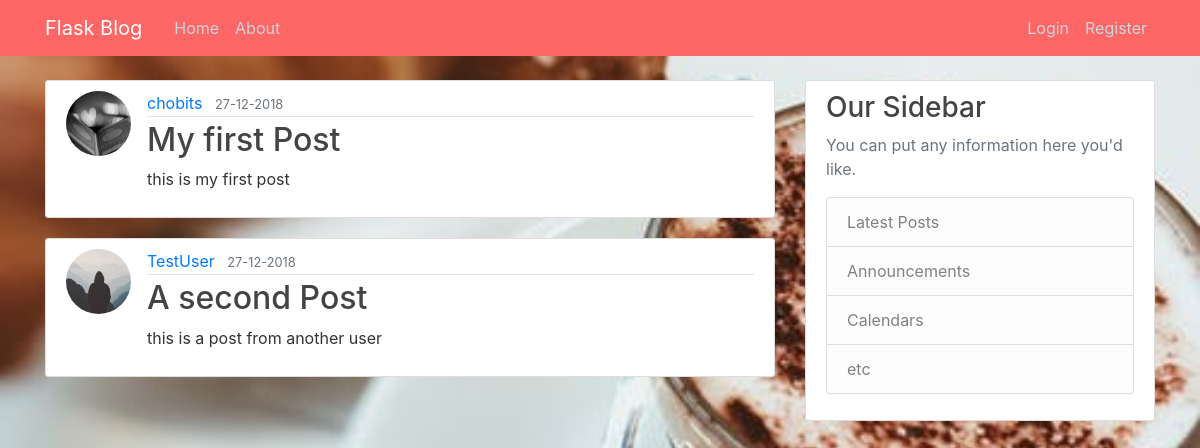
The page /home on the database its author committed.
### FlaskBlog/models.py (models this page shows, shortened)
class Post(db.Model):
    id = db.Column(db.Integer, primary_key=True)
    title = db.Column(db.String(100), nullable=False)
    date_posted = db.Column(db.DateTime, nullable=False, default=datetime.utcnow())
    content = db.Column(db.Text, nullable=False)
    user_id = db.Column(db.Integer, db.ForeignKey('user.id'), nullable=False)

class User(db.Model, UserMixin):
    id = db.Column(db.Integer, primary_key=True)
    username = db.Column(db.String(20), unique=True, nullable=False)
    email = db.Column(db.String(120), unique=True, nullable=False)
    image_file = db.Column(db.String(20), nullable=False, default='default.jpg')
    password = db.Column(db.String(60), nullable=False)
    posts = db.relationship('Post', backref='author', lazy=True)

### FlaskBlog/routes.py (the view)
@app.route("/")
@app.route("/home")
def home():
    posts = Post.query.all()
    return render_template('home.html',posts=posts)

### FlaskBlog/templates/home.html
{% extends 'layout.html' %}
{% block content %}
  {% for post in posts %}
  <article class="media content-section">
    <img class="rounded-circle article-img" src="{{ url_for('static',filename='profile_pics/' + post.author.image_file)}}" alt="">
    <div class="media-body">
      <div class="article-metadata">
        <a class="mr-2" href="#">{{ post.author.username }}</a>
        <small class="text-muted">{{ post.date_posted.strftime('%d-%m-%Y') }}</small>
      </div>
      <h2><a class="article-title" href="{{ url_for('post', post_id=post.id) }}">{{ post.title }}</a></h2>
      <p class="article-content">{{ post.content }}</p>
    </div>
</article>
    {% endfor %}
  {% endblock content%}

### FlaskBlog/templates/layout.html (shortened to what this page needs)
<!DOCTYPE html>
<html>
<head>
    <link rel="stylesheet" href="https://maxcdn.bootstrapcdn.com/bootstrap/4.0.0/css/bootstrap.min.css">
    <link rel="stylesheet" type="text/css" href="{{ url_for('static',filename='main.css')}}">
  </head>
  <body>
        <header class="site-header">
      <nav class="navbar navbar-expand-md navbar-dark bg-steel fixed-top">
        <div class="container">
          <a class="navbar-brand mr-4" href="/">Flask Blog</a>
          <div class="collapse navbar-collapse" id="navbarToggle">
            <div class="navbar-nav mr-auto">
              <a class="nav-item nav-link" href="{{ url_for('home') }}">Home</a>
              <a class="nav-item nav-link" href="{{ url_for('about') }}">About</a>
            </div>
            <div class="navbar-nav">
              {% if current_user.is_authenticated %}
              <a class="nav-item nav-link" href="{{ url_for('new_post') }}">New Post</a>
              <a class="nav-item nav-link" href="{{ url_for('account') }}">Account</a>
              <a class="nav-item nav-link" href="{{ url_for('logout') }}">Logout</a>
              {% else %}
              <a class="nav-item nav-link" href="{{ url_for('login') }}">Login</a>
              <a class="nav-item nav-link" href="{{ url_for('register') }}">Register</a>
              {% endif %}
            </div>
          </div>
        </div>
      </nav>
    </header>
        <main role="main" class="container">
      <div class="row">
        <div class="col-md-8">
          {% block content %}{% endblock %}
        </div>
        <div class="col-md-4">
          <div class="content-section">
            <h3>Our Sidebar</h3>
            <p class='text-muted'>You can put any information here you'd like.
              <ul class="list-group">
                <li class="list-group-item list-group-item-light">Latest Posts</li>
                <li class="list-group-item list-group-item-light">Announcements</li>
                <li class="list-group-item list-group-item-light">Calendars</li>
                <li class="list-group-item list-group-item-light">etc</li>
              </ul>
            </p>
          </div>
        </div>
      </div>
    </main>
  </body>
</html>

### FlaskBlog/static/main.css (style rules this page uses)
body { background: #fafafa; color: #333333; background-image: url("/static/coffee2.jpeg"); background-position: center; background-size: cover; margin-top: 5rem; }
h1, h2, h3, h4, h5, h6 { color: #444444; }
.bg-steel { background-color: #ff6666 }
.site-header .navbar-nav .nav-link { color: #cbd5db; }
.content-section { background: #ffffff; padding: 10px 20px; border: 1px solid #dddddd; border-radius: 3px; margin-bottom: 20px; }
.article-title { color: #444444; }
.article-content { white-space: pre-line; }
.article-img { height: 65px; width: 65px; margin-right: 16px; }
.article-metadata { padding-bottom: 1px; margin-bottom: 4px; border-bottom: 1px solid #e3e3e3 }

### rows shown on the page
Post: image_file (picture), author.username "chobits", date_posted "27-12-2018", title "My first Post", content "this is my first post"
Post: image_file (placeholder picture), author.username "TestUser", date_posted "27-12-2018", title "A second Post", content "this is a post from another user"
